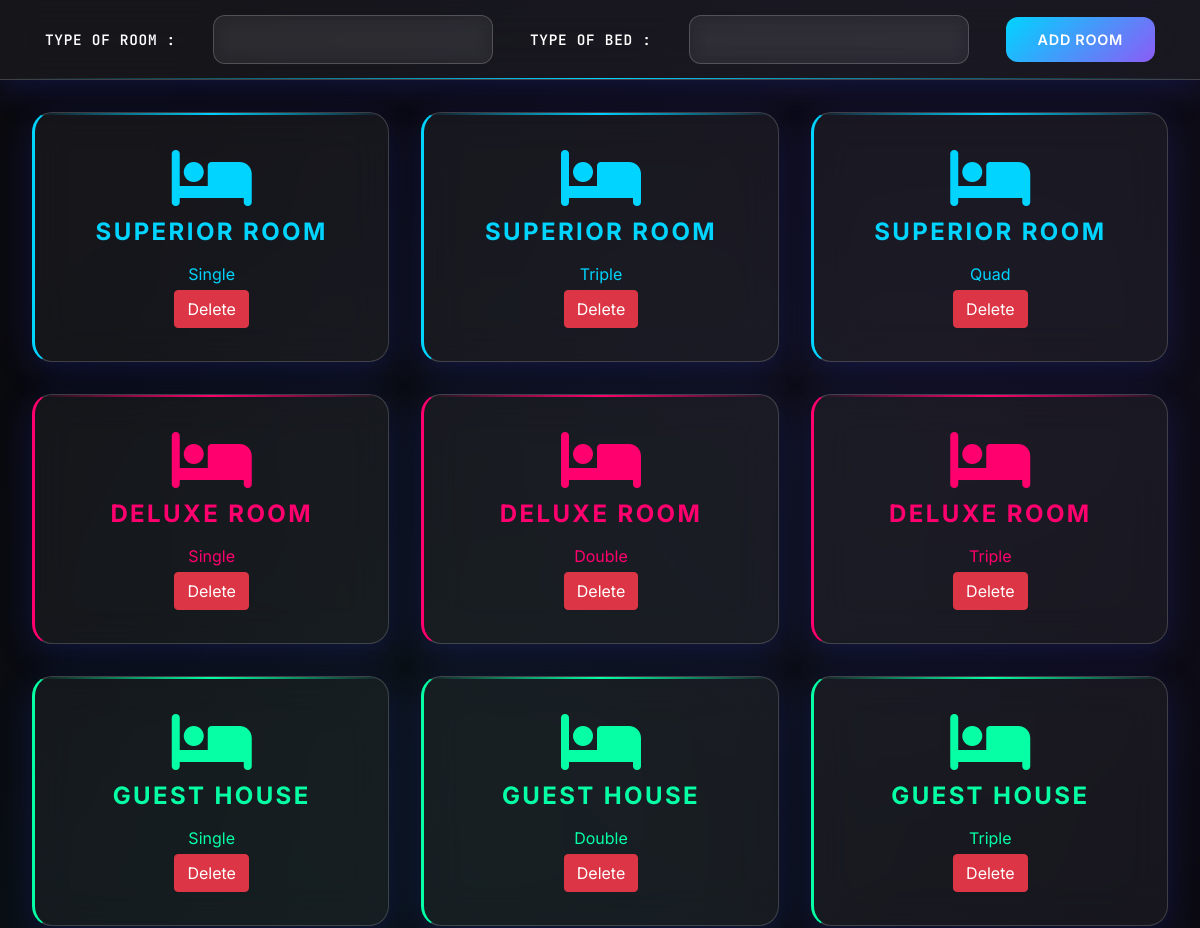
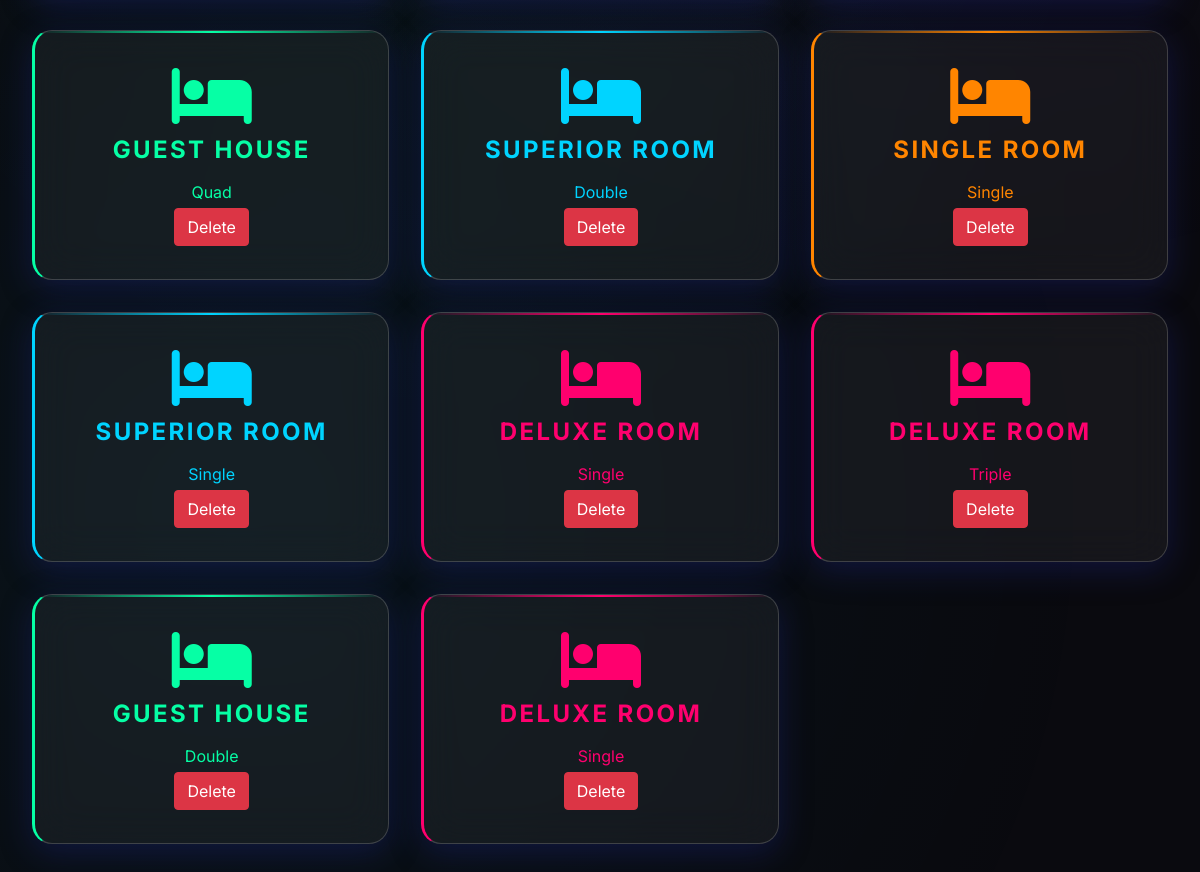
/admin/room.php, run on the app's committed database (2 pictures, top to bottom).
### tables this page shows
CREATE TABLE `room` (
  `id` int(30) NOT NULL,
  `type` varchar(50) NOT NULL,
  `bedding` varchar(50) NOT NULL
);

### admin/room.php (the view, shortened to what this page needs)
<?php
include '../config.php';
?>
<!DOCTYPE html>
<html lang="en">
<head>
    <link rel="stylesheet" href="https://cdnjs.cloudflare.com/ajax/libs/font-awesome/6.2.0/css/all.min.css" />
    <link href="https://cdn.jsdelivr.net/npm/bootstrap@5.0.2/dist/css/bootstrap.min.css" rel="stylesheet">
    <link rel="stylesheet" href="css/room.css">
</head>
<body>
    <div class="addroomsection">
        <form action="" method="POST">
            <label for="troom">Type of Room :</label>
            <select name="troom" class="form-control">
                <option value selected></option>
                <option value="Superior Room">SUPERIOR ROOM</option>
            </select>
            <label for="bed">Type of Bed :</label>
            <select name="bed" class="form-control">
                <option value selected></option>
                <option value="Single">Single</option>
            </select>
            <button type="submit" class="btn btn-success" name="addroom">Add Room</button>
        </form>
    </div>
    <div class="room">
        <?php
        $sql = "select * from room";
        $re = mysqli_query($conn, $sql)
        ?>
        <?php
        while ($row = mysqli_fetch_array($re)) {
            $id = $row['type'];
            if ($id == "Superior Room") {
                echo "<div class='roombox roomboxsuperior'>
						<div class='text-center no-boder'>
                            <i class='fa-solid fa-bed fa-4x mb-2'></i>
							<h3>" . $row['type'] . "</h3>
                            <div class='mb-1'>" . $row['bedding'] . "</div>
                            <a href='roomdelete.php?id=". $row['id'] ."'><button class='btn btn-danger'>Delete</button></a>
						</div>
                    </div>";
            } else if ($id == "Deluxe Room") {
                echo "<div class='roombox roomboxdelux'>
                        <div class='text-center no-boder'>
                        <i class='fa-solid fa-bed fa-4x mb-2'></i>
                        <h3>" . $row['type'] . "</h3>
                        <div class='mb-1'>" . $row['bedding'] . "</div>
                        <a href='roomdelete.php?id=". $row['id'] ."'><button class='btn btn-danger'>Delete</button></a>
                    </div>
                    </div>";
            } else if ($id == "Guest House") {
                echo "<div class='roombox roomboguest'>
                <div class='text-center no-boder'>
                <i class='fa-solid fa-bed fa-4x mb-2'></i>
							<h3>" . $row['type'] . "</h3>
                            <div class='mb-1'>" . $row['bedding'] . "</div>
                            <a href='roomdelete.php?id=". $row['id'] ."'><button class='btn btn-danger'>Delete</button></a>
					</div>
            </div>";
            } else if ($id == "Single Room") {
                echo "<div class='roombox roomboxsingle'>
                        <div class='text-center no-boder'>
                        <i class='fa-solid fa-bed fa-4x mb-2'></i>
                        <h3>" . $row['type'] . "</h3>
                        <div class='mb-1'>" . $row['bedding'] . "</div>
                        <a href='roomdelete.php?id=". $row['id'] ."'><button class='btn btn-danger'>Delete</button></a>
                    </div>
                    </div>";
            }
        }
        ?>
    </div>
</body>
</html>

### data on the page
room: type "SUPERIOR ROOM", bedding "Single"
room: type "SUPERIOR ROOM", bedding "Triple"
room: type "SUPERIOR ROOM", bedding "Quad"
room: type "DELUXE ROOM", bedding "Single"
room: type "DELUXE ROOM", bedding "Double"
room: type "DELUXE ROOM", bedding "Triple"
room: type "GUEST HOUSE", bedding "Single"
room: type "GUEST HOUSE", bedding "Double"
room: type "GUEST HOUSE", bedding "Triple"
room: type "GUEST HOUSE", bedding "Quad"
room: type "SUPERIOR ROOM", bedding "Double"
room: type "SINGLE ROOM", bedding "Single"
room: type "SUPERIOR ROOM", bedding "Single"
room: type "DELUXE ROOM", bedding "Single"
room: type "DELUXE ROOM", bedding "Triple"
room: type "GUEST HOUSE", bedding "Double"
room: type "DELUXE ROOM", bedding "Single"
